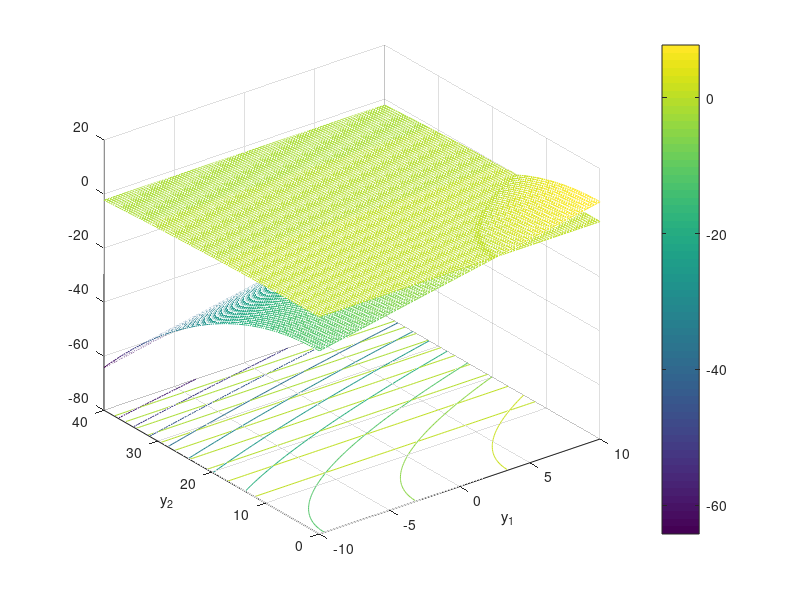

Source code (MATLAB):
clear all; clc; close all
% From Carsim paper
% At Rho = 30 m -> U = 1.91
% At Rho = 60 m -> U = 1.95
y1 = linspace(-10,10); %Resonable Angles
y2 = linspace(0,40); % Reasonable Speed Ranges (m/s)
% 40 m/s ~ 90 mph ~ 144 km/hr
L = 2.5; % m
g = 9.81; % m/s^2
%AASHTO values
e = 6; mu = .4;
U  = 1.95; K = 1/60;
[X1,X2] = meshgrid(y1,y2);
Z = X1 - (53.7*L+U*X2.^2)*K;
figure; meshc(X1,X2,Z); hold on
Z2 = - X2.^2*K/g + (mu + 0.01*e)/(1-0.01*mu*e);
meshc(X1,X2,Z2); colorbar; 
xlabel('y_1'); ylabel('y_2')
